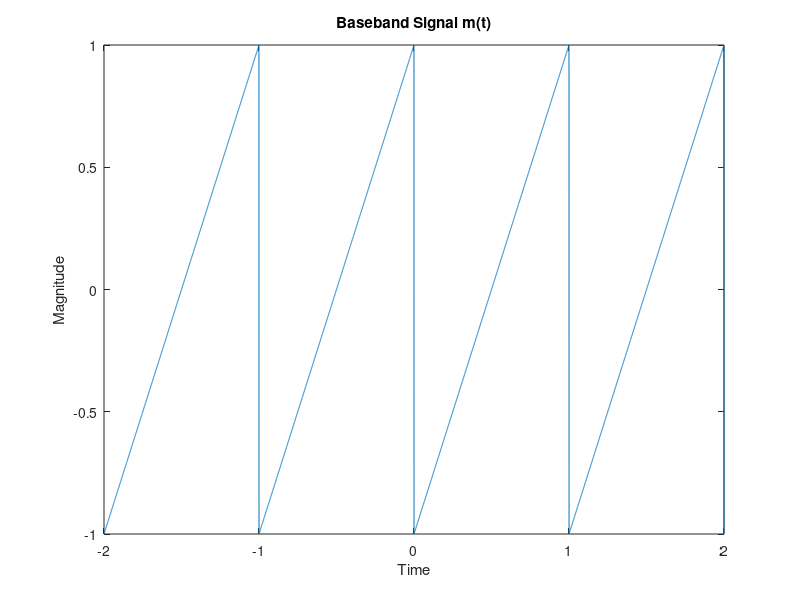
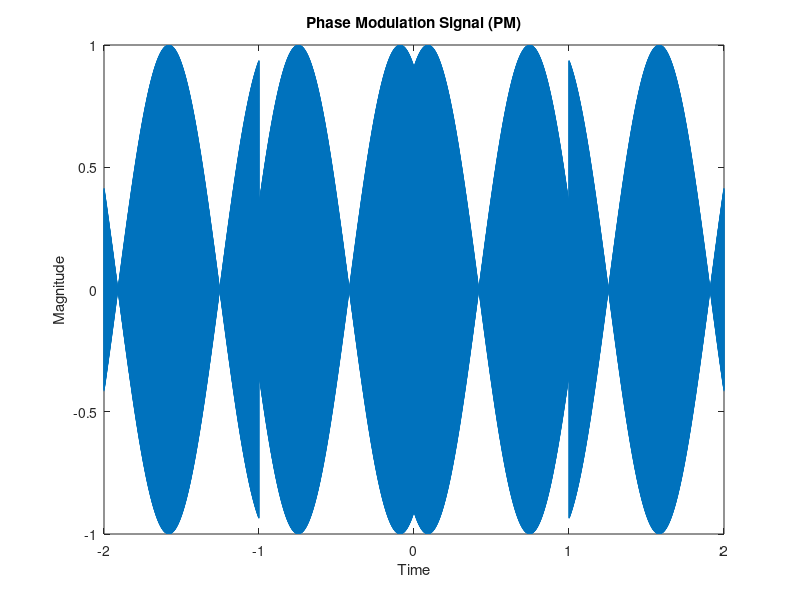
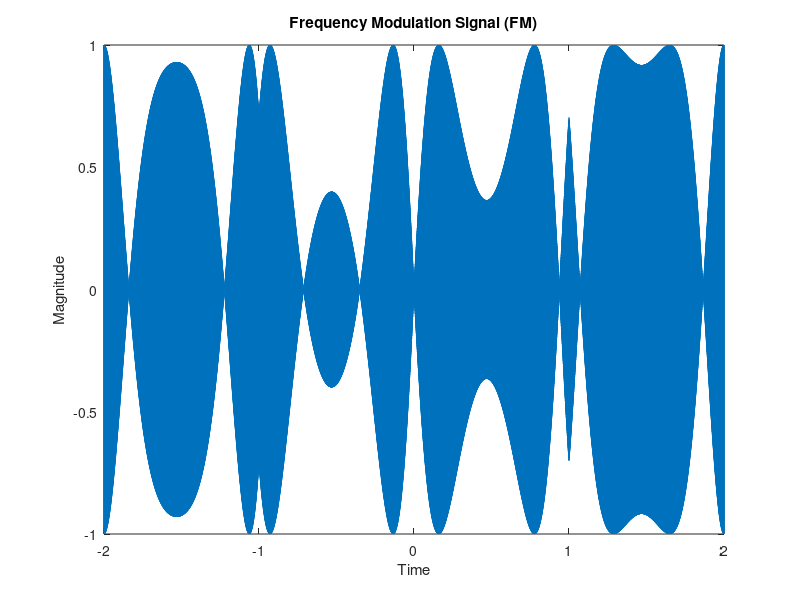

The MATLAB source for these figures, in order:
%% Generating time values to plot on
mint = -2;
maxt = 2;
t = linspace(mint,maxt,8000);

%% Setting up baseband signal m(t)
A = 1;
T0 = 1;
mt = A*sawtooth(t*T0*2*pi);

%% Defining Phase Modulation Signal (PM)
AcPM = 1;
kp = 2;
fcPM = 1000;
PMst = AcPM*cos(2*pi*fcPM*t+kp*mt);

%% Defining Frequency Modulation Signal (FM)
AcFM = 1;
kf = 2;
fcFM = 1000;
dt = t(2) - t(1);
FMst = AcFM*cos(2*pi*fcFM*t+2*pi*kf*cumsum(mt)*dt);

%% Plotting signals

%% Plotting baseband signal m(t)
plot(t,mt)
title('Baseband Signal m(t)')
xlabel('Time')
ylabel('Magnitude')
figure

%% Plotting Phase Modulation Signal (PM)
plot(t,PMst)
xlim([-2,2])
title('Phase Modulation Signal (PM)')
xlabel('Time')
ylabel('Magnitude')
figure

%% Plotting Frequency Modulation Signal (FM)
plot(t,FMst)
xlim([-2,2])
title('Frequency Modulation Signal (FM)')
xlabel('Time')
ylabel('Magnitude')
